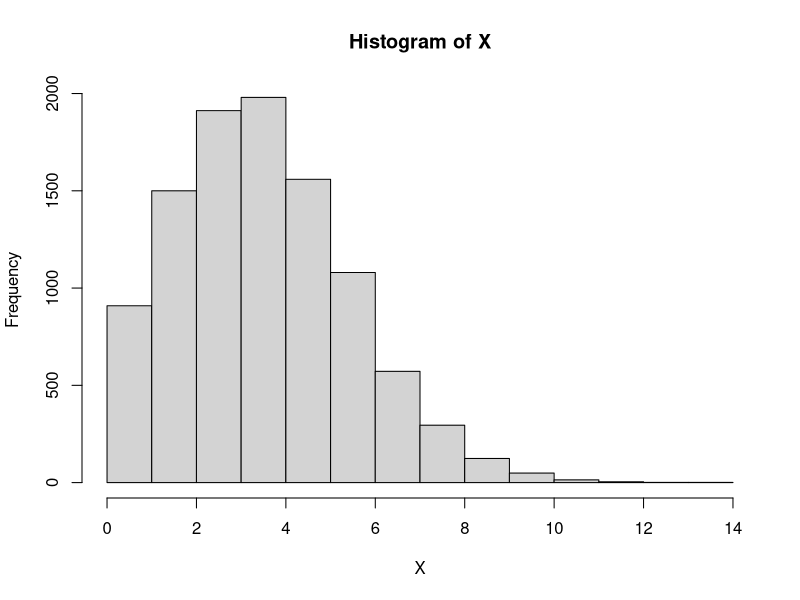
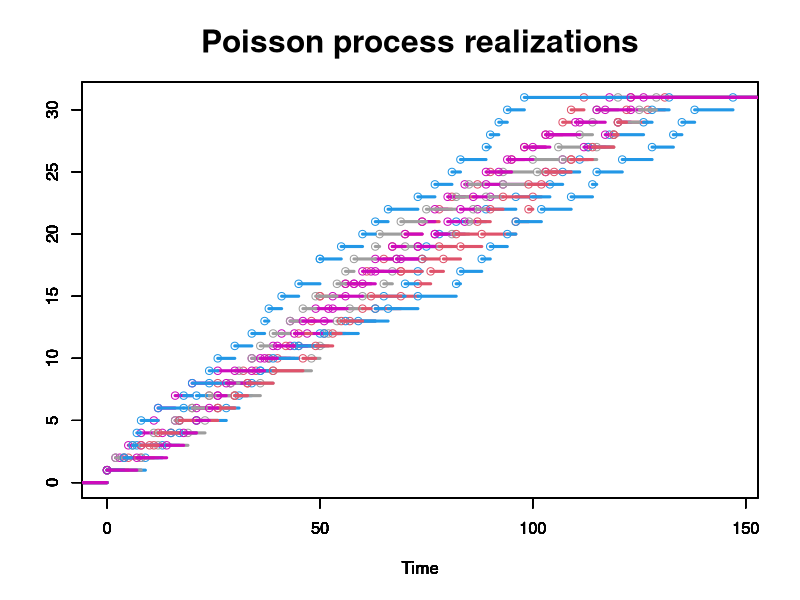
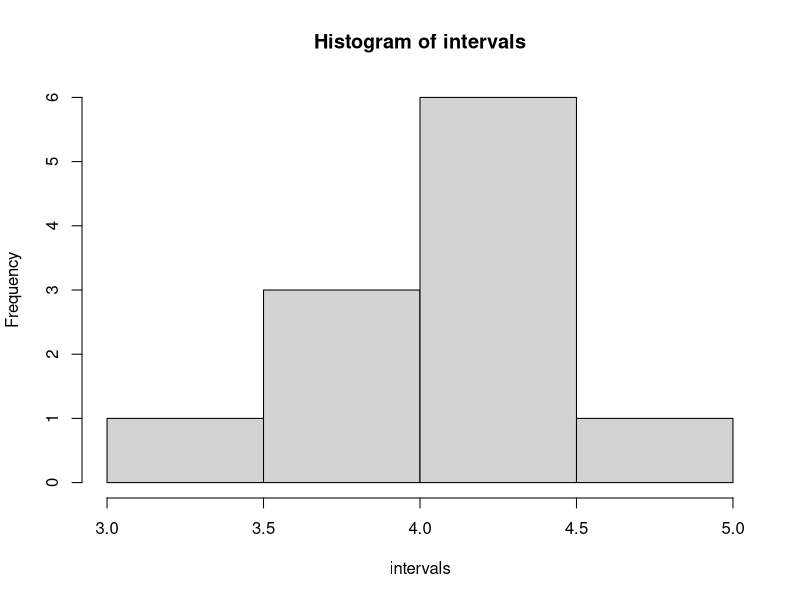
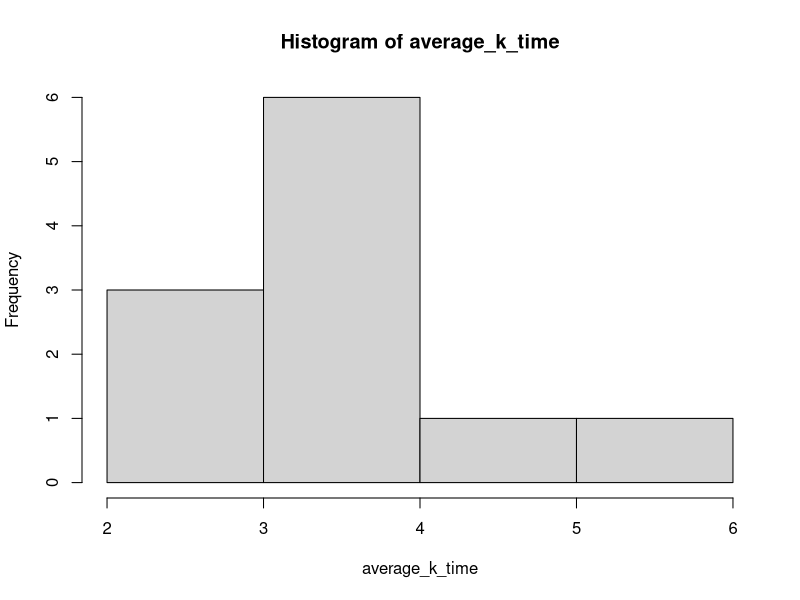
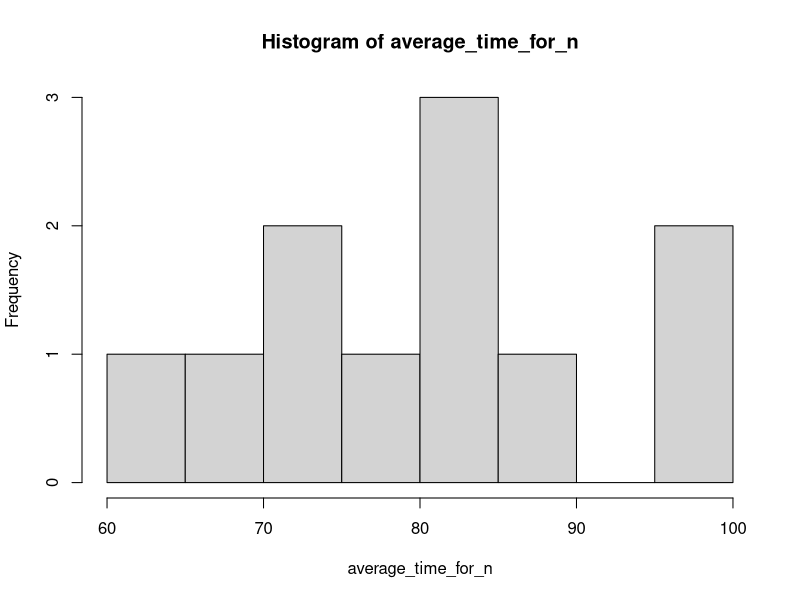

Source code (R) for these figures, in order:
#Lab 3. Poisson process
# Task 1:
lambda = 4;
X = rpois(10000, lambda = lambda);
hist(X);
poisson.test(sum(X), length(X), lambda);

# Task 2 and part of 3:
dev.new();
m = 30;
k = 6;
n = 21;
lambda = 4;
single_realization= 0;
realizations = list();
step_functions = list();
max_realization_values = c();
intervals = c();
average_k_time = 0;
for (i in 1:11) {
    temp_intervals = 0;
    for (j in 1:m) {
        temp_intervals[j] = rpois(n = 1, lambda);
        single_realization[j + 1] = single_realization[j] + temp_intervals[j];
        if (j == k) {
            average_k_time[i] = temp_intervals[j];
        }
    }
    intervals[i] = mean(temp_intervals);
    realizations[[i]] = single_realization;
    max_realization_values[i] = max(single_realization);
    step_functions[[i]] = stepfun(y = seq(0, m + 1), x = single_realization);
    single_realization= 0;
}

max_realization_value = max(max_realization_values);

for (i in 1:10) {
    plot.stepfun(x = step_functions[[i]], do.points = TRUE, col.points = i * 10, col.hor = i * 10, verticals = FALSE,
             lwd = 3, xlab = "Time", ylab = "", main = "", xlim = c(0, max_realization_value));
    par(new = TRUE);
}
plot.stepfun(x = step_functions[[11]], do.points = TRUE, col.points = 110, col.hor = 110, verticals = FALSE,
             lwd = 3, xlab = "Time", ylab = "", main = "", xlim = c(0, max_realization_value));
title(main = "Poisson process realizations", cex.main = 1.9);

# Task3
#  Subtask 1:
dev.new();
hist(intervals);


#  Subtask 2:
dev.new();
hist(average_k_time);


#  Subtask 3:
dev.new();
average_time_for_n = c();
for (i in 1:11) {
    average_time_for_n[i] = realizations[[i]][n];
}
hist(average_time_for_n);
